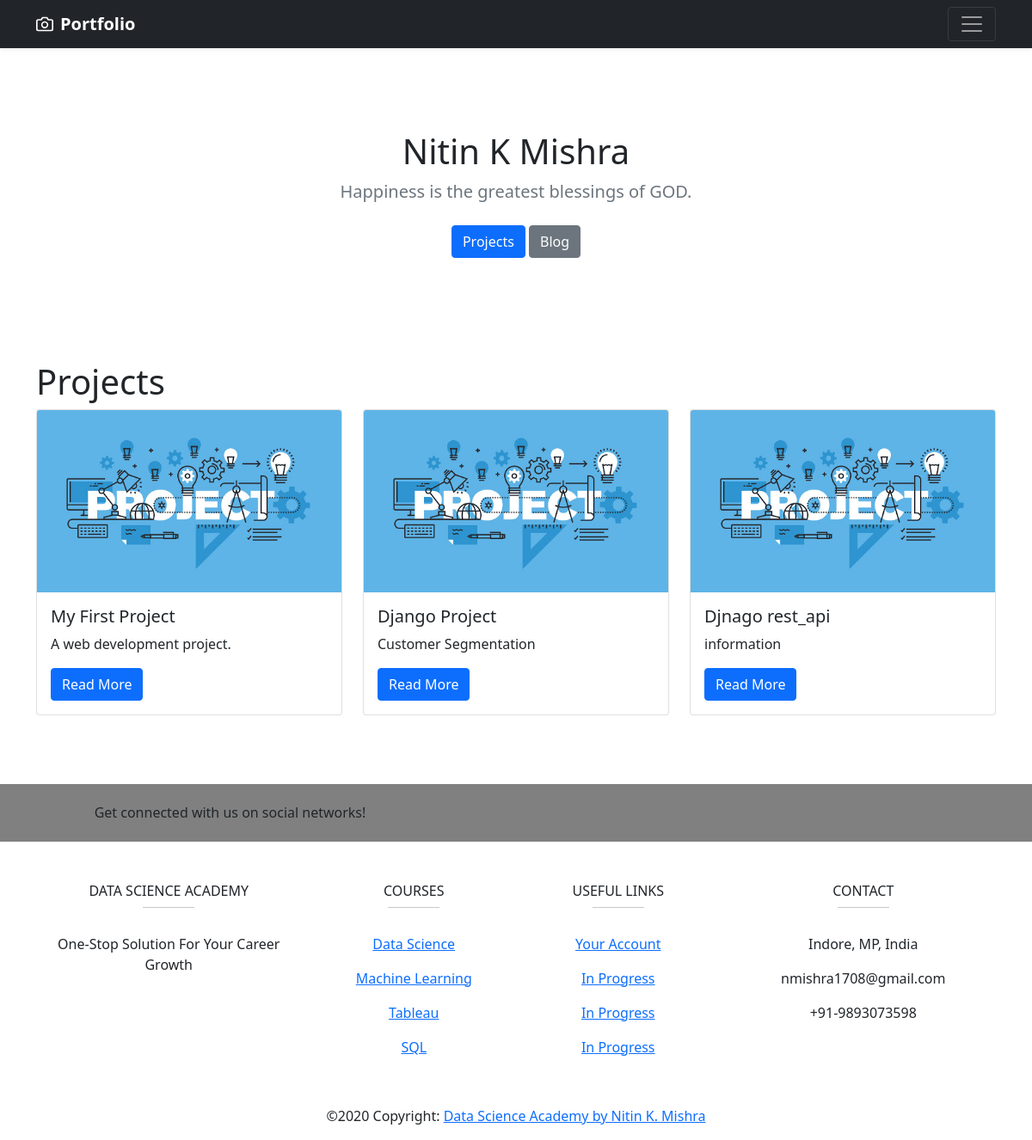
/projects/, run on the app's committed database.
### projects/models.py (models this page shows)
class Project(models.Model):
    title = models.CharField(max_length=100)
    description = models.TextField()
    technology = models.CharField(max_length=20)
    def upload_photo(self, filename):
        path = 'static/img/{}'.format(filename)
        return path
    photo = models.ImageField(upload_to=upload_photo, null=True, blank=True)

### projects/views.py (the view)
# urls.py: path("", views.project_index, name="project_index"),
def project_index(request):
    projects = Project.objects.all()
    context = {
        'projects': projects
    }
    return render(request, 'project_index.html', context)

### projects/templates/project_index.html
{% extends "base.html" %}
{% load static %}
{% block page_content %}
<h1>Projects</h1>
<div class="row">
{% for project in projects %}
    <div class="col-md-4">
        <div class="card mb-2">
            <img class="card-img-top" src="{% static '/img/book1.jpg' %}" alt="" width="50%">
            <div class="card-body">
                <h5 class="card-title">{{ project.title }}</h5>
                <p class="card-text">{{ project.description }}</p>
                <a href="{% url 'project_detail' project.pk %}"
                   class="btn btn-primary">
                    Read More
                </a>
            </div>
        </div>
    </div>
    {% endfor %}
</div>
{% endblock %}

### personal_portfolio/templates/base.html (shortened to what this page needs)
<!doctype html>
<html lang="en">
  <head>
    <link href="https://cdn.jsdelivr.net/npm/bootstrap@5.0.0-beta1/dist/css/bootstrap.min.css" rel="stylesheet">
  </head>
  <body>
<header>
  <div class="navbar navbar-dark bg-dark shadow-sm">
    <div class="container">
      <a href="http://127.0.0.1:8000/projects/" class="navbar-brand d-flex align-items-center">
        <strong>Portfolio</strong>
      </a>
      <button class="navbar-toggler" type="button" data-bs-toggle="collapse" data-bs-target="#navbarHeader" aria-controls="navbarHeader" aria-expanded="false" aria-label="Toggle navigation">
        <span class="navbar-toggler-icon"></span>
      </button>
    </div>
  </div>
</header>
<main>
  <section class="py-5 text-center container">
    <div class="row py-lg-5">
      <div class="col-lg-6 col-md-8 mx-auto">
        <h1 class="fw-light">Nitin K Mishra</h1>
        <p class="lead text-muted">Happiness is the greatest blessings of GOD.</p>
        <p>
          <a href="http://localhost:8000/projects/" class="btn btn-primary my-2">Projects</a>
          <a href="http://localhost:8000/blog/" class="btn btn-secondary my-2">Blog</a>
        </p>
      </div>
    </div>
  </section>
<div class="container">
{% block page_content %}{% endblock %}
</div>
<br>
<br>
<br>
<footer class="page-footer font-small unique-color-light">
  <div style="background-color: grey;">
    <div class="container">
      <div class="row py-4 d-flex align-items-center">
        <div class="col-md-6 col-lg-5 text-center text-md-left mb-4 mb-md-0">
          <h6 class="mb-0">Get connected with us on social networks!</h6>
        </div>
      </div>
    </div>
  </div>
  <div class="container text-center text-md-left mt-5">
    <div class="row mt-3">
      <div class="col-md-3 col-lg-4 col-xl-3 mx-auto mb-4">
        <h6 class="text-uppercase font-weight-bold">Data Science Academy</h6>
        <hr class="deep-purple accent-2 mb-4 mt-0 d-inline-block mx-auto" style="width: 60px;">
        <p>One-Stop Solution For Your Career Growth</p>
      </div>
      <div class="col-md-2 col-lg-2 col-xl-2 mx-auto mb-4">
        <h6 class="text-uppercase font-weight-bold">Courses </h6>
        <hr class="deep-purple accent-2 mb-4 mt-0 d-inline-block mx-auto" style="width: 60px;">
        <p>
          <a href="#!">Data Science</a>
        </p>
        <p>
          <a href="#!">Machine Learning</a>
        </p>
        <p>
          <a href="#!">Tableau</a>
        </p>
        <p>
          <a href="#!">SQL</a>
        </p>
      </div>
      <div class="col-md-3 col-lg-2 col-xl-2 mx-auto mb-4">
        <h6 class="text-uppercase font-weight-bold">Useful links</h6>
        <hr class="deep-purple accent-2 mb-4 mt-0 d-inline-block mx-auto" style="width: 60px;">
        <p>
          <a href="#!">Your Account</a>
        </p>
        <p>
          <a href="#!">In Progress</a>
        </p>
        <p>
          <a href="#!">In Progress</a>
        </p>
        <p>
          <a href="#!">In Progress</a>
        </p>
      </div>
      <div class="col-md-4 col-lg-3 col-xl-3 mx-auto mb-md-0 mb-4">
        <h6 class="text-uppercase font-weight-bold">Contact</h6>
        <hr class="deep-purple accent-2 mb-4 mt-0 d-inline-block mx-auto" style="width: 60px;">
        <p>
           Indore, MP, India</p>
        <p>
          nmishra1708@gmail.com</p>
        <p>
           +91-9893073598</p>
      </div>
    </div>
  </div>
  <div class="footer-copyright text-center py-3"> ©2020 Copyright:
    <a href="https://mdbootstrap.com/"> Data Science Academy by Nitin K. Mishra</a>
  </div>
</footer>
  </body>
</html>

### data on the page
Project: title "My First Project", description "A web development project."
Project: title "Django Project", description "Customer Segmentation"
Project: title "Djnago rest_api", description "information"
